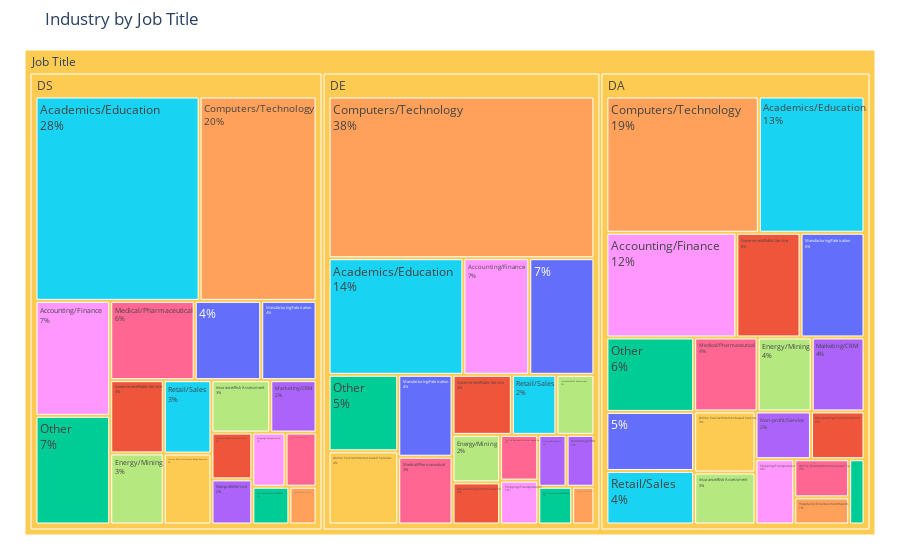

Write notebook code for a chart like this one.
### Markdown cell above
## 3.4 Which Industry Across Job Title Would You Fit?

### Code cell
df = response.groupby(['RegroupJobTitle', 'JobIndustry'])['Age'].count().reset_index()
df = df[df['RegroupJobTitle'] != 'OTHER']
fig = px.treemap(df, path=[px.Constant("Job Title"), 'RegroupJobTitle', 'JobIndustry'], values='Age',
                  color='JobIndustry', title = 'Industry by Job Title'
                )
fig.update_traces(textinfo = 'label+percent parent')
fig.update_layout(margin = dict(t=50, l=25, r=25, b=25))
fig.show()

### Figure 1 — Plotly figure (JSON) as saved in the notebook; plotly's stock layout.template omitted (floating-point values rounded to 4 significant figures)
{"data": [{"hovertemplate": "labels=%{label}<br>Age=%{value}<br>parent=%{parent}<br>id=%{id}<br>JobIndustry=%{customdata[0]}<extra></extra>", "domain": {"y": [0, 1], "x": [0, 1]}, "customdata": [[""], ["Government/Public Service"], ["Military/Security/Defense"], [""], ["Government/Public Service"], ["Non-profit/Service"], [""], ["Hospitality/Entertainment/Sports"], ["Non-profit/Service"], ["Academics/Education"], ["Hospitality/Entertainment/Sports"], ["Non-profit/Service"], ["Academics/Education"], ["Hospitality/Entertainment/Sports"], ["Online Business/Internet-based Sales"], ["Insurance/Risk Assessment"], ["Online Business/Internet-based Sales"], ["Academics/Education"], ["Online Business/Internet-based Sales"], ["Accounting/Finance"], ["Insurance/Risk Assessment"], ["Online Service/Internet-based Services"], ["Accounting/Finance"], ["Insurance/Risk Assessment"], ["Online Service/Internet-based Services"], ["Accounting/Finance"], ["Manufacturing/Fabrication"], ["Online Service/Internet-based Services"], ["Manufacturing/Fabrication"], ["Broadcasting/Communications"], ["Manufacturing/Fabrication"], ["Other"], ["Broadcasting/Communications"], ["Marketing/CRM"], ["Other"], ["Broadcasting/Communications"], ["Marketing/CRM"], ["Other"], ["Computers/Technology"], ["Marketing/CRM"], ["Retail/Sales"], ["Computers/Technology"], ["Retail/Sales"], ["Computers/Technology"], ["Medical/Pharmaceutical"], ["Energy/Mining"], ["Medical/Pharmaceutical"], ["Retail/Sales"], ["Energy/Mining"], ["Medical/Pharmaceutical"], ["Shipping/Transportation"], ["Energy/Mining"], ["Military/Security/Defense"], ["Shipping/Transportation"], ["Government/Public Service"], ["Military/Security/Defense"], ["Shipping/Transportation"], ["(?)"], ["(?)"], ["(?)"], ["(?)"]], "name": "", "labels": ["", "Government/Public Service", "Military/Security/Defense", "", "Government/Public Service", "Non-profit/Service", "", "Hospitality/Entertainment/Sports", "Non-profit/Service", "Academics/Education", "Hospitality/Entertainment/Sports", "Non-profit/Service", "Academics/Education", "Hospitality/Entertainment/Sports", "Online Business/Internet-based Sales", "Insurance/Risk Assessment", "Online Business/Internet-based Sales", "Academics/Education", "Online Business/Internet-based Sales", "Accounting/Finance", "Insurance/Risk Assessment", "Online Service/Internet-based Services", "Accounting/Finance", "Insurance/Risk Assessment", "Online Service/Internet-based Services", "Accounting/Finance", "Manufacturing/Fabrication", "Online Service/Internet-based Services", "Manufacturing/Fabrication", "Broadcasting/Communications", "Manufacturing/Fabrication", "Other", "Broadcasting/Communications", "Marketing/CRM", "Other", "Broadcasting/Communications", "Marketing/CRM", "Other", "Computers/Technology", "Marketing/CRM", "Retail/Sales", "Computers/Technology", "Retail/Sales", "Computers/Technology", "Medical/Pharmaceutical", "Energy/Mining", "Medical/Pharmaceutical", "Retail/Sales", "Energy/Mining", "Medical/Pharmaceutical", "Shipping/Transportation", "Energy/Mining", "Military/Security/Defense", "Shipping/Transportation", "Government/Public Service", "Military/Security/Defense", "Shipping/Transportation", "DA", "DE", "DS", "Job Title"], "ids": ["Job Title/DA/", "Job Title/DE/Government/Public Service", "Job Title/DS/Military/Security/Defense", "Job Title/DE/", "Job Title/DS/Government/Public Service", "Job Title/DA/Non-profit/Service", "Job Title/DS/", "Job Title/DA/Hospitality/Entertainment/Sports", "Job Title/DE/Non-profit/Service", "Job Title/DA/Academics/Education", "Job Title/DE/Hospitality/Entertainment/Sports", "Job Title/DS/Non-profit/Service", "Job Title/DE/Academics/Education", "Job Title/DS/Hospitality/Entertainment/Sports", "Job Title/DA/Online Business/Internet-based Sales", "Job Title/DA/Insurance/Risk Assessment", "Job Title/DE/Online Business/Internet-based Sales", "Job Title/DS/Academics/Education", "Job Title/DS/Online Business/Internet-based Sales", "Job Title/DA/Accounting/Finance", "Job Title/DE/Insurance/Risk Assessment", "Job Title/DA/Online Service/Internet-based Services", "Job Title/DE/Accounting/Finance", "Job Title/DS/Insurance/Risk Assessment", "Job Title/DE/Online Service/Internet-based Services", "Job Title/DS/Accounting/Finance", "Job Title/DA/Manufacturing/Fabrication", "Job Title/DS/Online Service/Internet-based Services", "Job Title/DE/Manufacturing/Fabrication", "Job Title/DA/Broadcasting/Communications", "Job Title/DS/Manufacturing/Fabrication", "Job Title/DA/Other", "Job Title/DE/Broadcasting/Communications", "Job Title/DA/Marketing/CRM", "Job Title/DE/Other", "Job Title/DS/Broadcasting/Communications", "Job Title/DE/Marketing/CRM", "Job Title/DS/Other", "Job Title/DA/Computers/Technology", "Job Title/DS/Marketing/CRM", "Job Title/DA/Retail/Sales", "Job Title/DE/Computers/Technology", "Job Title/DE/Retail/Sales", "Job Title/DS/Computers/Technology", "Job Title/DA/Medical/Pharmaceutical", "Job Title/DA/Energy/Mining", "Job Title/DE/Medical/Pharmaceutical", "Job Title/DS/Retail/Sales", "Job Title/DE/Energy/Mining", "Job Title/DS/Medical/Pharmaceutical", "Job Title/DA/Shipping/Transportation", "Job Title/DS/Energy/Mining", "Job Title/DA/Military/Security/Defense", "Job Title/DE/Shipping/Transportation", "Job Title/DA/Government/Public Service", "Job Title/DE/Military/Security/Defense", "Job Title/DS/Shipping/Transportation", "Job Title/DA", "Job Title/DE", "Job Title/DS", "Job Title"], "branchvalues": "total", "parents": ["Job Title/DA", "Job Title/DE", "Job Title/DS", "Job Title/DE", "Job Title/DS", "Job Title/DA", "Job Title/DS", "Job Title/DA", "Job Title/DE", "Job Title/DA", "Job Title/DE", "Job Title/DS", "Job Title/DE", "Job Title/DS", "Job Title/DA", "Job Title/DA", "Job Title/DE", "Job Title/DS", "Job Title/DS", "Job Title/DA", "Job Title/DE", "Job Title/DA", "Job Title/DE", "Job Title/DS", "Job Title/DE", "Job Title/DS", "Job Title/DA", "Job Title/DS", "Job Title/DE", "Job Title/DA", "Job Title/DS", "Job Title/DA", "Job Title/DE", "Job Title/DA", "Job Title/DE", "Job Title/DS", "Job Title/DE", "Job Title/DS", "Job Title/DA", "Job Title/DS", "Job Title/DA", "Job Title/DE", "Job Title/DE", "Job Title/DS", "Job Title/DA", "Job Title/DA", "Job Title/DE", "Job Title/DS", "Job Title/DE", "Job Title/DS", "Job Title/DA", "Job Title/DS", "Job Title/DA", "Job Title/DE", "Job Title/DA", "Job Title/DE", "Job Title/DS", "Job Title", "Job Title", "Job Title", ""], "textinfo": "label+percent parent", "marker": {"colors": ["#636efa", "#EF553B", "#00cc96", "#636efa", "#EF553B", "#ab63fa", "#636efa", "#FFA15A", "#ab63fa", "#19d3f3", "#FFA15A", "#ab63fa", "#19d3f3", "#FFA15A", "#FF6692", "#B6E880", "#FF6692", "#19d3f3", "#FF6692", "#FF97FF", "#B6E880", "#FECB52", "#FF97FF", "#B6E880", "#FECB52", "#FF97FF", "#636efa", "#FECB52", "#636efa", "#EF553B", "#636efa", "#00cc96", "#EF553B", "#ab63fa", "#00cc96", "#EF553B", "#ab63fa", "#00cc96", "#FFA15A", "#ab63fa", "#19d3f3", "#FFA15A", "#19d3f3", "#FFA15A", "#FF6692", "#B6E880", "#FF6692", "#19d3f3", "#B6E880", "#FF6692", "#FF97FF", "#B6E880", "#00cc96", "#FF97FF", "#EF553B", "#00cc96", "#FF97FF", "#FECB52", "#FECB52", "#FECB52", "#FECB52"]}, "values": [223, 153, 60, 326, 168, 114, 226, 64, 63, 619, 36, 79, 675, 44, 90, 137, 75, 1437, 72, 585, 98, 161, 330, 132, 219, 368, 288, 145, 191, 110, 188, 281, 86, 168, 229, 82, 62, 348, 893, 104, 202, 1846, 115, 1024, 202, 172, 158, 150, 97, 287, 109, 163, 43, 72, 289, 55, 77, 4750, 4886, 5154, 14790], "type": "treemap"}], "layout": {"margin": {"r": 25, "b": 25, "t": 50, "l": 25}, "legend": {"tracegroupgap": 0}, "title": {"text": "Industry by Job Title"}}}
